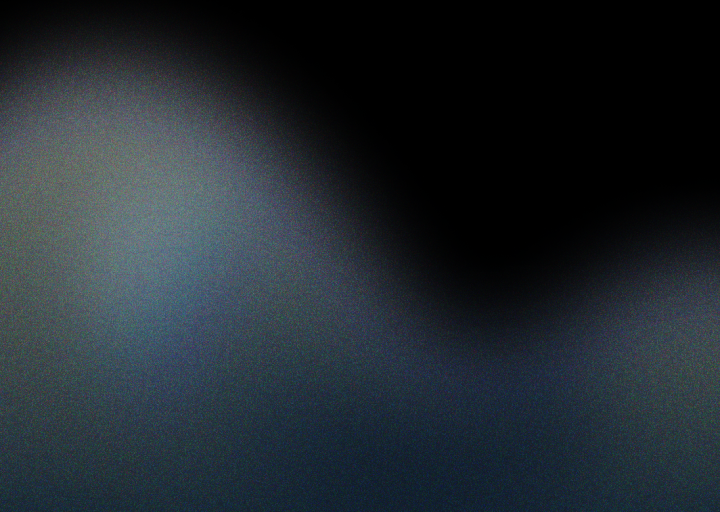
#> input picture staticfiles/img/Gradient.png, 1440 x 1024 px (shown at 1/2 size)
$ python -i up.py   (imports and definitions only)
#> lines starting #> are read from the running program, lines starting #| are printed output that depends on the picture
import cv2
import numpy as np
import base64
from io import BytesIO
from PIL import Image

def upscale_with_denoise_base64(processed_image_base64, scale_factor=8, method='bicubic',
                                denoise_strength=10, sharpen=True):
    """
    Upscale a black and white image while removing noise, using base64 input.

    Parameters:
    processed_image_base64 (str): Base64 encoded input image.
    scale_factor (int): How much to increase the resolution.
    method (str): Interpolation method ('nearest', 'bilinear', 'bicubic', or 'lanczos').
    denoise_strength (int): Strength of noise reduction (5-30 recommended).
    sharpen (bool): Whether to apply sharpening after denoising.

    Returns:
    str: Base64 encoded upscaled image.
    """
    # Choose interpolation method
    interpolation_methods = {
        'nearest': cv2.INTER_NEAREST,
        'bilinear': cv2.INTER_LINEAR,
        'bicubic': cv2.INTER_CUBIC,
        'lanczos': cv2.INTER_LANCZOS4
    }

    # Decode base64 image
    image_data = base64.b64decode(processed_image_base64)
    np_arr = np.frombuffer(image_data, np.uint8)
    img = cv2.imdecode(np_arr, cv2.IMREAD_GRAYSCALE)

    if img is None:
        raise ValueError("Could not decode base64 image")

    # Get original dimensions
    height, width = img.shape
    print(f"Original dimensions: {width}x{height}")

    # Apply noise reduction
    print("Applying noise reduction...")
    denoised = cv2.fastNlMeansDenoising(img, None, denoise_strength, 7, 21)

    # Resize image with chosen interpolation method
    new_width = int(width * scale_factor)
    new_height = int(height * scale_factor)

    print("Upscaling...")
    upscaled = cv2.resize(denoised, (new_width, new_height),
                          interpolation=interpolation_methods.get(method, cv2.INTER_CUBIC))

    # Optional sharpening
    if sharpen:
        print("Applying sharpening...")
        kernel = np.array([[0, -1, 0],
                           [-1, 5, -1],
                           [0, -1, 0]])
        upscaled = cv2.filter2D(upscaled, -1, kernel)

    print(f"Final dimensions: {new_width}x{new_height}")

    # Convert back to base64
    _, buffer = cv2.imencode('.png', upscaled)
    upscaled_base64 = base64.b64encode(buffer).decode('utf-8')

    return upscaled_base64

>>> import cv2
>>> picture = cv2.imread('../../../staticfiles/img/Gradient.png', cv2.IMREAD_GRAYSCALE)
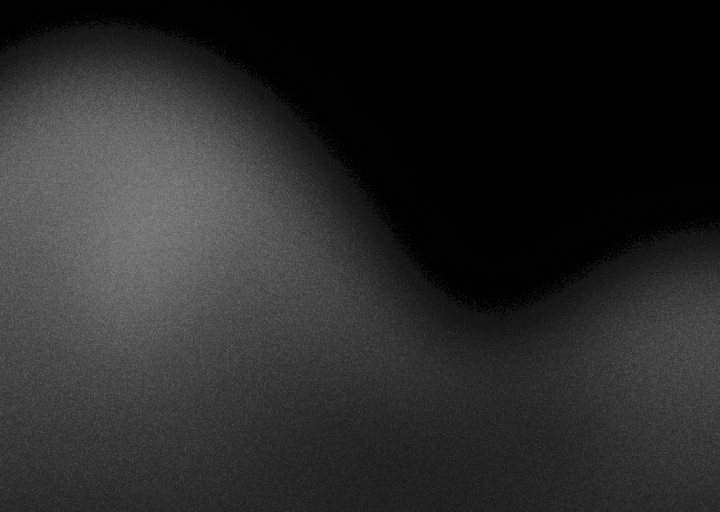
#> picture: shape (1024, 1440) (shown at 1/2 size); min 0, max 139, mean 40.6
>>> result = upscale_with_denoise_base64(picture)
#> in upscale_with_denoise_base64, `np_arr = np.frombuffer(image_data, np.uint8)`: np_arr = 734 values, max 251 at index 0, min 7 at index 501, mean 209.2
#> (the run stopped early here; a loop or call above may not have finished)
